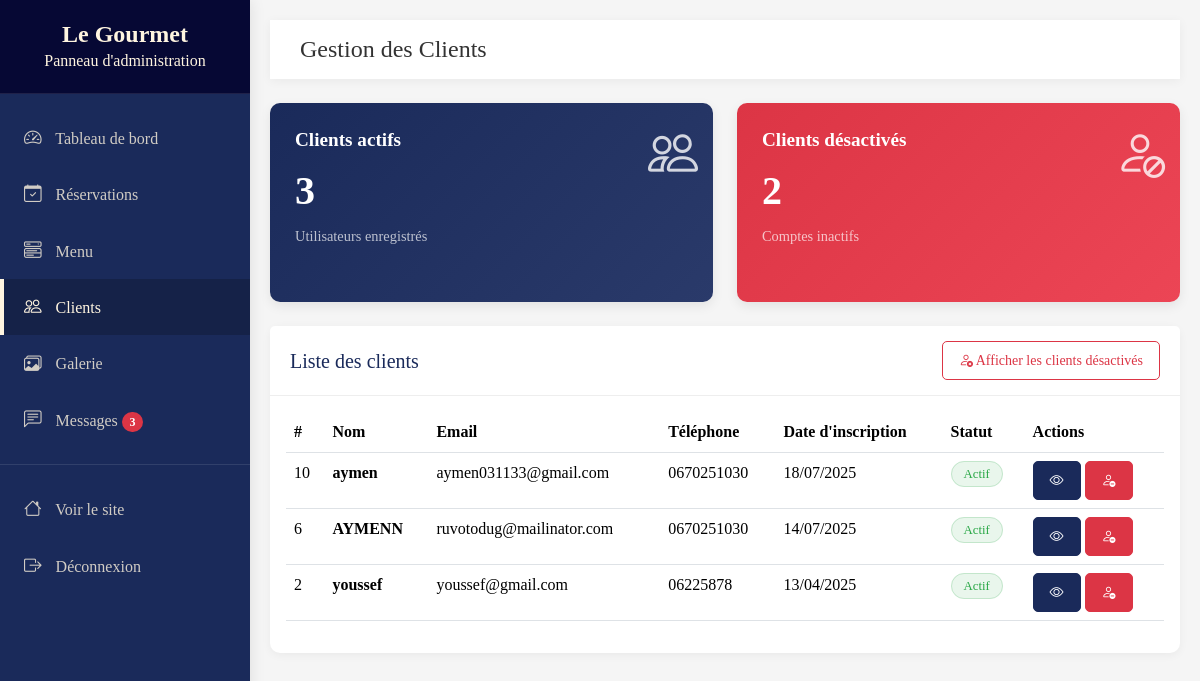
The page /clients.php (signed in) on the database its author committed.
### tables this page shows
CREATE TABLE `clients` (
  `id` int(66) NOT NULL,
  `nom_complet` varchar(44) NOT NULL,
  `Email` varchar(99) NOT NULL,
  `telephone` varchar(85) NOT NULL,
  `mdp` varchar(255) DEFAULT NULL,
  `type` varchar(50) NOT NULL,
  `active` int(11) NOT NULL,
  `date_inscription` datetime DEFAULT current_timestamp(),
  `date_creation` datetime DEFAULT current_timestamp()
);

### clients.php (the view, shortened to what this page needs)
<?php
include('cnx.php');
$stmt = $cnx->prepare("SELECT COUNT(*) as count FROM clients WHERE `type` = 'client' AND active = 1");
$stmt->execute();
$result = $stmt->get_result();
$count_active_clients = $result->fetch_assoc()['count'];
$stmt = $cnx->prepare("SELECT COUNT(*) as count FROM clients WHERE `type` = 'client' AND active = 0");
$stmt->execute();
$result = $stmt->get_result();
$count_inactive_clients = $result->fetch_assoc()['count'];
$show_inactive = isset($_GET['show_inactive']) && $_GET['show_inactive'] == 1;
$filter_condition = $show_inactive ? "" : " AND active = 1";
$stmt = $cnx->prepare("SELECT * FROM clients WHERE `type` = 'client'" . $filter_condition . " ORDER BY id DESC");
$stmt->execute();
$clients_result = $stmt->get_result();
?>
<!DOCTYPE html>
<html lang="fr" data-bs-theme="light">
<head>
    <link href="css/bootstrap.min.css" rel="stylesheet">
    <link href="https://cdn.jsdelivr.net/npm/bootstrap-icons@1.10.5/font/bootstrap-icons.min.css" rel="stylesheet">
    <link href="https://cdn.datatables.net/2.2.0/css/dataTables.bootstrap5.min.css" rel="stylesheet">
</head>
<body>
    <div class="sidebar">
        <div class="sidebar-header">
            <h3>Le Gourmet</h3>
            <p class="mb-0">Panneau d'administration</p>
        </div>
        <ul class="nav flex-column mt-3">
            <li class="nav-item">
                <a class="nav-link" href="dashboard.php">
                    <i class="bi bi-speedometer2"></i> Tableau de bord
                </a>
            </li>
            <li class="nav-item">
                <a class="nav-link" href="reservation.php">
                    <i class="bi bi-calendar-check"></i> Réservations
                </a>
            </li>
            <li class="nav-item">
                <a class="nav-link" href="menu.php">
                    <i class="bi bi-menu-button-wide"></i> Menu
                </a>
            </li>
            <li class="nav-item">
                <a class="nav-link active" href="clients.php">
                    <i class="bi bi-people"></i> Clients
                </a>
            </li>
            <li class="nav-item">
                <a class="nav-link" href="galerie.php">
                    <i class="bi bi-images"></i> Galerie
                </a>
            </li>
            <li class="nav-item">
                <a class="nav-link" href="messages.php">
                    <i class="bi bi-chat-left-text"></i> Messages
                    <span class="badge bg-danger rounded-pill">3</span>
                </a>
            </li>
            <div class="sidebar-divider"></div>
            <li class="nav-item">
                <a class="nav-link" href="index.php" target="_blank">
                    <i class="bi bi-house"></i> Voir le site
                </a>
            </li>
            <li class="nav-item">
                <a class="nav-link" href="logout.php">
                    <i class="bi bi-box-arrow-right"></i> Déconnexion
                </a>
            </li>
        </ul>
    </div>
    <main>
        <nav class="navbar-admin d-flex justify-content-between mb-4">
            <div>
                <h1 class="fs-4 m-0">Gestion des Clients</h1>
            </div>
        </nav>
        <div class="row mb-4">
            <div class="col-md-6">
                <div class="stat-card primary">
                    <div class="card-body">
                        <i class="bi bi-people card-icon"></i>
                        <h5 class="card-title">Clients actifs</h5>
                        <div class="card-value"><?php echo $count_active_clients; ?></div>
                        <p class="card-subtitle">Utilisateurs enregistrés</p>
                    </div>
                </div>
            </div>
            <div class="col-md-6">
                <div class="stat-card danger">
                    <div class="card-body">
                        <i class="bi bi-person-slash card-icon"></i>
                        <h5 class="card-title">Clients désactivés</h5>
                        <div class="card-value"><?php echo $count_inactive_clients; ?></div>
                        <p class="card-subtitle">Comptes inactifs</p>
                    </div>
                </div>
            </div>
        </div>
        <div class="card">
            <div class="card-header d-flex justify-content-between align-items-center">
                <h5 class="m-0">Liste des clients</h5>
                <div>
                    <?php if ($show_inactive): ?>
                        <a href="clients.php" class="btn btn-sm btn-primary">
                            <i class="bi bi-person-check"></i> Afficher les clients actifs
                        </a>
                    <?php else: ?>
                        <a href="clients.php?show_inactive=1" class="btn btn-sm btn-outline-danger">
                            <i class="bi bi-person-x"></i> Afficher les clients désactivés
                        </a>
                    <?php endif; ?>
                </div>
            </div>
            <div class="card-body">
                <div class="table-responsive">
                    <table class="table table-hover" id="clientsTable">
                        <thead>
                            <tr>
                                <th>#</th>
                                <th>Nom</th>
                                <th>Email</th>
                                <th>Téléphone</th>
                                <th>Date d'inscription</th>
                                <th>Statut</th>
                                <th>Actions</th>
                            </tr>
                        </thead>
                        <tbody>
                            <?php if ($clients_result->num_rows > 0): ?>
                                <?php while ($client = $clients_result->fetch_assoc()): ?>
                                    <tr>
                                        <td><?php echo $client['id']; ?></td>
                                        <td>
                                            <strong><?php echo htmlspecialchars($client['nom_complet']); ?></strong>
                                        </td>
                                        <td><?php echo htmlspecialchars($client['Email']); ?></td>
                                        <td><?php echo htmlspecialchars($client['telephone'] ?? 'Non renseigné'); ?></td>
                                        <td>
                                            <?php
                                                if (isset($client['date_inscription'])) {
                                                    $date = new DateTime($client['date_inscription']);
                                                    echo $date->format('d/m/Y');
                                                } else {
                                                    echo 'Non disponible';
                                                }
                                            ?>
                                        </td>
                                        <td>
                                            <?php if ($client['active']): ?>
                                                <span class="client-status-badge active">Actif</span>
                                            <?php else: ?>
                                                <span class="client-status-badge inactive">Inactif</span>
                                            <?php endif; ?>
                                        </td>
                                        <td>
                                            <button type="button" class="btn btn-sm btn-primary" data-bs-toggle="modal" data-bs-target="#viewModal<?php echo $client['id']; ?>">
                                                <i class="bi bi-eye"></i>
                                            </button>
                                            <?php if ($client['active']): ?>
                                                <button type="button" class="btn btn-sm btn-danger" data-bs-toggle="modal" data-bs-target="#deactivateModal<?php echo $client['id']; ?>">
                                                    <i class="bi bi-person-dash"></i>
                                                </button>
                                            <?php else: ?>
                                                <a href="clients_admin.php?activate_id=<?php echo $client['id']; ?>" class="btn btn-sm btn-success">
                                                    <i class="bi bi-person-check"></i>
                                                </a>
                                            <?php endif; ?>
                                        </td>
                                    </tr>
                                <?php endwhile; ?>
                            <?php endif; ?>
                        </tbody>
                    </table>
                </div>
            </div>
        </div>
    </main>
</body>
</html>

### clients.php (style rules this page uses)
:root { --primary-color: #1a2a5a; --secondary-color: #800020; --accent-color: #fff5e0; --dark-color: #060834; --light-color: #f8f9fa; --success-color: #28a745; --info-color: #17a2b8; --warning-color: #ffc107; --danger-color: #dc3545; }
body { font-family: 'BodoniModa', serif; background-color: #f5f5f5; color: #333; min-height: 100vh; display: flex; flex-direction: column; }
.sidebar { background: var(--primary-color); min-height: 100vh; position: fixed; top: 0; bottom: 0; left: 0; z-index: 100; padding: 0; box-shadow: 0 0 15px rgba(0,0,0,0.1); transition: all 0.3s; width: 250px; }
.sidebar-header { padding: 20px; background: var(--dark-color); color: var(--accent-color); text-align: center; border-bottom: 1px solid rgba(255,255,255,0.1); }
.sidebar-header h3 { margin: 0; font-size: 1.5rem; font-weight: 700; }
.sidebar .nav-link { padding: 15px 20px; color: rgba(255,245,224,0.8); font-weight: 500; border-left: 4px solid transparent; transition: all 0.2s; }
.sidebar .nav-link.active { color: var(--accent-color); background: rgba(0,0,0,0.2); border-left-color: var(--accent-color); }
.sidebar .nav-link i { margin-right: 10px; font-size: 1.1rem; }
.sidebar-divider { border-top: 1px solid rgba(255,255,255,0.1); margin: 1rem 0; }
main { margin-left: 250px; padding: 20px; transition: all 0.3s; }
.card { border: none; border-radius: 10px; box-shadow: 0 2px 10px rgba(0,0,0,0.05); margin-bottom: 30px; transition: all 0.3s; }
.card-header { background-color: white; border-bottom: 1px solid #eee; padding: 15px 20px; font-weight: 600; color: var(--primary-color); }
.btn { border-radius: 5px; padding: 8px 16px; font-weight: 500; transition: all 0.3s; }
.btn-primary { background-color: var(--primary-color); border-color: var(--primary-color); }
.btn-danger { background-color: var(--danger-color); border-color: var(--danger-color); }
.navbar-admin { background-color: white; box-shadow: 0 2px 10px rgba(0,0,0,0.05); padding: 15px 30px; margin-bottom: 30px; }
.stat-card { border-radius: 10px; box-shadow: 0 4px 12px rgba(0,0,0,0.08); transition: all 0.3s; position: relative; overflow: hidden; margin-bottom: 30px; height: 100%; }
.stat-card .card-body { padding: 25px; position: relative; z-index: 1; }
.stat-card .card-icon { font-size: 50px; opacity: 0.8; position: absolute; right: 15px; top: 15px; }
.stat-card .card-title { font-size: 1.2rem; font-weight: 600; }
.stat-card .card-value { font-size: 2.5rem; font-weight: 700; margin-top: 10px; margin-bottom: 5px; }
.stat-card .card-subtitle { font-size: 0.9rem; opacity: 0.7; }
.stat-card.primary { background: linear-gradient(135deg, #1a2a5a, #2a3a6a); color: white; }
.stat-card.danger { background: linear-gradient(135deg, #dc3545, #ec4555); color: white; }
.client-status-badge { padding: 5px 12px; border-radius: 50px; font-size: 0.8rem; font-weight: 500; }
.client-status-badge.active { background-color: rgba(40, 167, 69, 0.1); color: #28a745; border: 1px solid rgba(40, 167, 69, 0.2); }

### rows shown on the page
clients: id "10", nom_complet "aymen", Email "aymen031133@gmail.com", telephone "0670251030", date_inscription "18/07/2025", active "Actif"
clients: id "6", nom_complet "AYMENN", Email "ruvotodug@mailinator.com", telephone "0670251030", date_inscription "14/07/2025", active "Actif"
clients: id "2", nom_complet "youssef", Email "youssef@gmail.com", telephone "06225878", date_inscription "13/04/2025", active "Actif"

### other values the page prints
$count_active_clients "3"
$count_inactive_clients "2"
